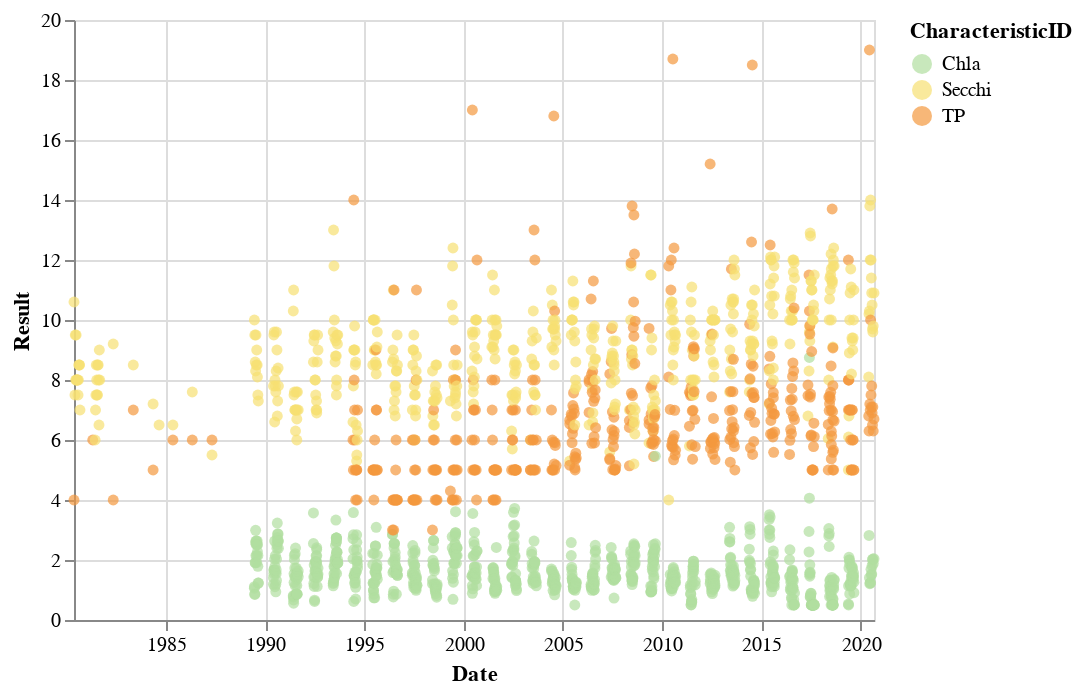

This figure's notebook cell:
### Code cell
tre_chart('MAIDSTONE')

### Figure 1 — Vega-Lite specification as saved in the notebook (floating-point values rounded to 4 significant figures; data arrays with more than 128 entries replaced by an {"elided": "..."} marker saying what was removed)
{"config": {"view": {"continuousWidth": 400, "continuousHeight": 300}}, "data": {"name": "data-98edc4d1f29bea6a3348054963879f4a"}, "mark": "circle", "encoding": {"color": {"type": "nominal", "field": "CharacteristicID", "scale": {"scheme": "lightmulti"}}, "x": {"type": "temporal", "field": "Date"}, "y": {"type": "quantitative", "field": "Result"}}, "$schema": "https://vega.github.io/schema/vega-lite/v4.8.1.json", "datasets": {"data-98edc4d1f29bea6a3348054963879f4a": {"elided": "1820 records"}}}
